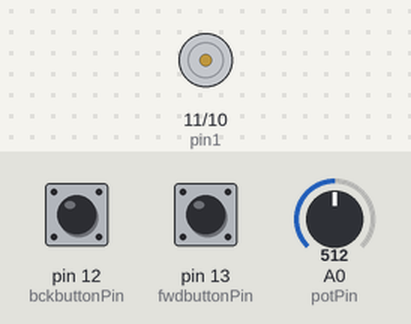
Simulated run of this sketch. Board: Arduino Uno, built with avr-gcc and run on an emulated ATmega328P. On the bench: motor-driver pin pairs drawn as motors (green arrow = first pin HIGH = forward, orange = second pin HIGH = backward, longer = more drive). Inputs (shaded band) come from the test bench; at power-on: pin 12 (bckbuttonPin) HIGH, pin 13 (fwdbuttonPin) HIGH, A0 (potPin) = 512.

Above: at 1.2 s.
1.3 s: pin 12 (bckbuttonPin) pulled LOW for 0.15 s
At 1.37 s:
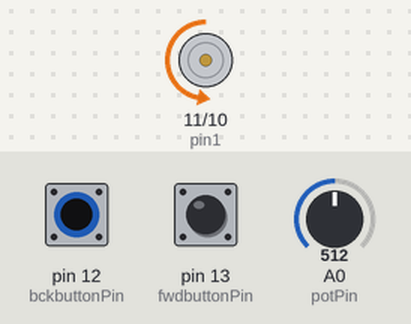
2.9 s: pin 13 (fwdbuttonPin) pulled LOW for 0.15 s
At 2.97 s:
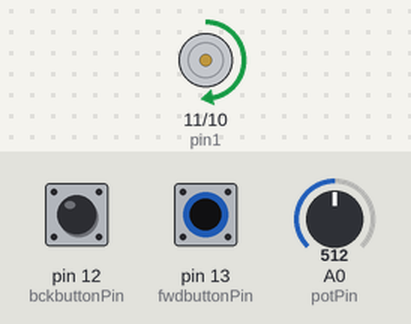
4.5 s: pin 13 (fwdbuttonPin) pulled LOW for 3.2 s
At 8.9 s:
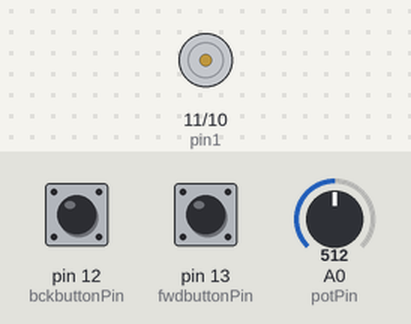
9.2 s: pin 12 (bckbuttonPin) pulled LOW for 1 s
At 10.0 s:
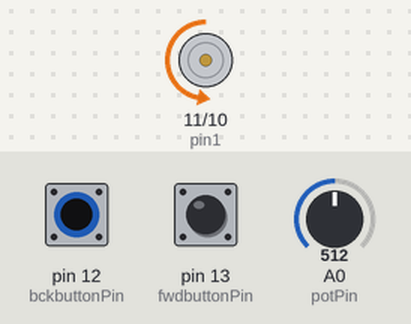
11.7 s: pin 12 (bckbuttonPin) pulled LOW for 3.2 s
At 15.6 s:
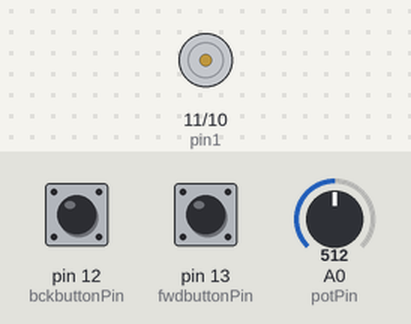
Timing chart, 0 to 17.1 s (numbered marks = the images above; inputs shaded):
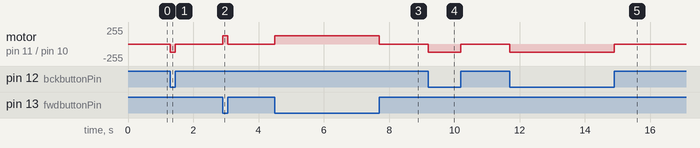

Measured:
- after the input at 1.3 s, motor on pin 11 (pin1) / pin 10 (pin2): stopped → backward 127/255 at once, → stopped 0.15 s later
- after the input at 2.9 s, motor on pin 11 (pin1) / pin 10 (pin2): stopped → forward 127/255 at once, → stopped 0.15 s later
- after the input at 4.5 s, motor on pin 11 (pin1) / pin 10 (pin2): stopped → forward 127/255 at once, → stopped 3.2 s later
- after the input at 9.2 s, motor on pin 11 (pin1) / pin 10 (pin2): stopped → backward 127/255 at once, → stopped 1.0 s later
- after the input at 11.7 s, motor on pin 11 (pin1) / pin 10 (pin2): stopped → backward 127/255 at once, → stopped 3.2 s later

The sketch:

dc_motor_l293d.ino
```cpp
const int potPin = A0;
const int fwdbuttonPin = 13;
const int bckbuttonPin = 12;
const int pin1 = 11;
const int pin2 = 10;

int potValue = 0;
int motorValue = 0;
int fwdbuttonState = 0;
int bckbuttonState = 0;

void setup()
{

 pinMode(fwdbuttonPin, INPUT_PULLUP);
 pinMode(bckbuttonPin, INPUT_PULLUP);
 pinMode (pin1, OUTPUT);
 pinMode (pin2, OUTPUT);

}

void loop()
{

 potValue = analogRead(potPin);
 motorValue = map(potValue, 0, 1023, 0, 255);
 fwdbuttonState = digitalRead(fwdbuttonPin);
 bckbuttonState = digitalRead(bckbuttonPin);

 if (fwdbuttonState == LOW)
  {

   analogWrite(pin1, motorValue);
   digitalWrite (pin2, LOW);

  }

 else if (bckbuttonState == LOW)
  {

   analogWrite(pin2, motorValue);
   digitalWrite (pin1, LOW);

  }

  else
  {

   digitalWrite (pin1, LOW);
   digitalWrite (pin2, LOW);

  }

}
```
